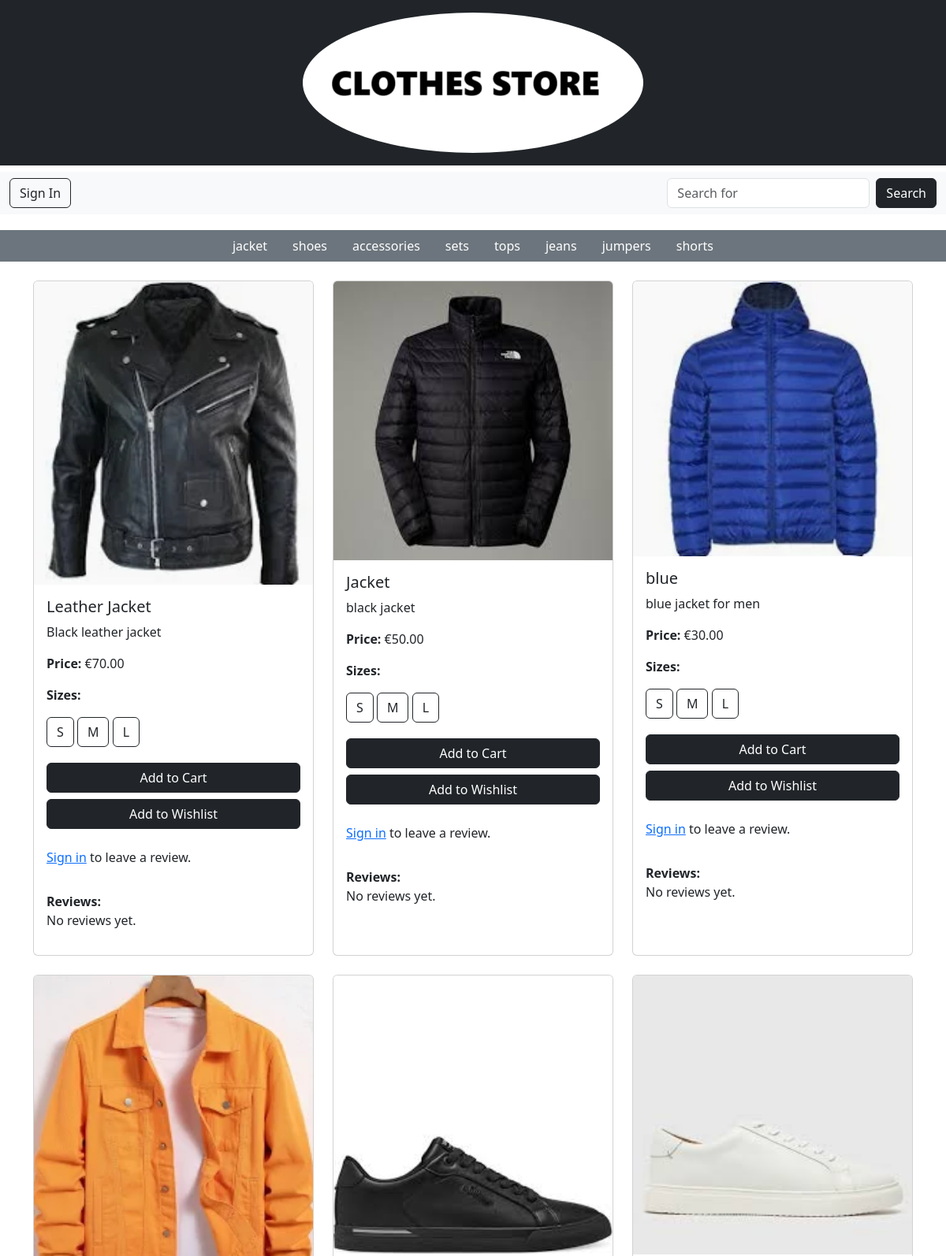
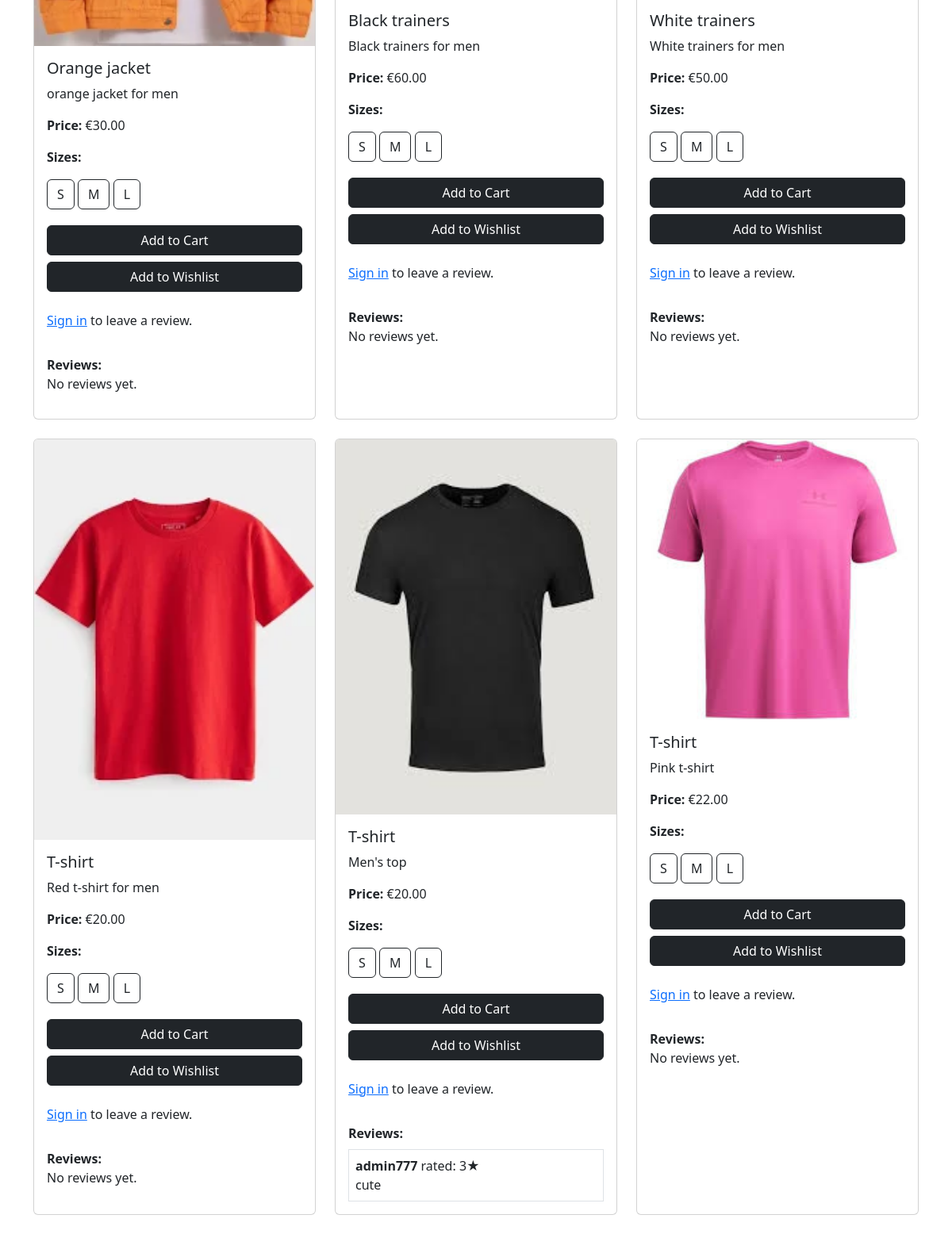
Page /store/men/ (upper part) on the committed database (2 pictures, top to bottom).
### store/models.py (models this page shows, shortened)
class Category(models.Model):
    name = models.CharField(max_length=255)
    parent = models.ForeignKey('self', on_delete=models.CASCADE, null=True, blank=True, related_name='subcategories')

class Product(models.Model):
    name = models.CharField(max_length=255)
    description = models.TextField()
    price = models.DecimalField(max_digits=10, decimal_places=2)
    category = models.ForeignKey(Category, on_delete=models.CASCADE)
    image = models.ImageField(null=True, blank=True)
    sizes = models.ManyToManyField(Size, related_name='products')
    colour = models.CharField(max_length=50, blank=True, null=True)
    quantity_in_stock = models.PositiveIntegerField(default=0)

class Size(models.Model):
    name = models.CharField(max_length=50)

### reviews/models.py (models this page shows, shortened)
class Review(models.Model):
    user = models.ForeignKey(settings.AUTH_USER_MODEL, on_delete=models.CASCADE, null=True)
    product = models.ForeignKey(Product, on_delete=models.CASCADE, related_name='reviews', null=True, blank=True)
    review_text = models.TextField()
    rating = models.PositiveIntegerField(null=True)
    helpful_count = models.PositiveIntegerField(default=0)

### cos_accounts/models.py (models this page shows)
class CustomUser(AbstractUser):
    age = models.PositiveIntegerField(null=True, blank=True)
    address = models.CharField(max_length=255, null=True, blank=True)
    groups = models.ManyToManyField(
        'auth.Group',
        related_name='cos_accounts_user_set',
        blank=True
    )
    user_permissions = models.ManyToManyField(
        'auth.Permission',
        related_name='cos_accounts_permission_user_set',
        blank=True
    )

### store/views.py (the view)
# urls.py: path('store/men/',mens_view, name='mens'),
def mens_view(request):
    men_category = get_object_or_404(Category, name__iexact="Men")
    subcategories = Category.objects.filter(parent=men_category)
    subcategory_name = request.GET.get('subcategory')
    if subcategory_name:
        subcategory = get_object_or_404(Category, name__iexact=subcategory_name, parent=men_category)
        products = Product.objects.filter(category=subcategory)
    else:
        products = Product.objects.filter(category__in=[men_category] + list(subcategories))
    return render(request, 'mens.html', {
        'products': products,
        'subcategories': subcategories,
    })

### cart/context_processors.py (called while the page is built)
def counter(request):
    item_count = 0
    if 'admin' in request.path:
        return {}
    else:
        try:
            cart = Cart.objects.filter(cart_id=_cart_id(request))
            cart_items = CartItem.objects.all().filter(cart=cart[:1])
            for cart_item in cart_items:
                item_count += cart_item.quantity
        except Cart.DoesNotExist:
            item_count = 0
    return {'item_count':item_count}

### cart/views.py (called while the page is built)
def _cart_id(request):
    cart = request.session.session_key
    if not cart:
        cart = request.session.create()
    return cart

### loyalty/context_processors.py (called while the page is built)
def loyalty_points(request):
    if request.user.is_authenticated:
        try:
            loyalty = Loyalty.objects.get(user=request.user)
        except Loyalty.DoesNotExist:
            loyalty = None
    else:
        loyalty = None
    return {'loyalty': loyalty}

### pages/templates/mens.html (shortened to what this page needs)
{% load static %}
<!DOCTYPE html>
<html lang="en">
<head>
    <link rel="stylesheet" href="{% static 'css/style.css' %}">
    <link href="https://cdn.jsdelivr.net/npm/bootstrap@5.3.3/dist/css/bootstrap.min.css" rel="stylesheet">
</head>
<body>
    <header class="bg-dark text-white py-3">
        <div class="container text-center">
            {% include 'header.html' %}
        </div>
    </header>
    {% include 'nav.html' %}
    <nav class="category-nav bg-secondary text-center mt-2">
        <ul class="nav justify-content-center">
            {% for subcategory in subcategories %}
                <li class="nav-item">
                    <a class="nav-link text-white {% if subcategory.name == selected_subcategory %}active{% endif %}"
                       href="?subcategory={{ subcategory.name }}">
                        {{ subcategory.name }}
                    </a>
                </li>
            {% endfor %}
        </ul>
    </nav>
    <div class="container mt-4">
        <div class="row">
            {% for product in products %}
                <div class="col-md-4 mb-4">
                    <div class="card h-100">
                        {% if product.image %}
                            <img src="{{ product.image.url }}" class="card-img-top" alt="{{ product.name }}">
                        {% else %}
                            <img src="{% static 'images/default.jpg' %}" class="card-img-top" alt="Default Image">
                        {% endif %}
                        <div class="card-body d-flex flex-column">
                            <h5 class="card-title">{{ product.name }}</h5>
                            <p class="card-text">{{ product.description }}</p>
                            <p><strong>Price:</strong> €{{ product.price }}</p>
                            <div class="size-buttons mb-3">
                                <p><strong>Sizes:</strong></p>
                                {% for size in product.sizes.all %}
                                    <button class="btn btn-outline-dark size-btn mb-1" data-product-id="{{ product.id }}" data-size-id="{{ size.id }}">
                                        {{ size.name }}
                                    </button>
                                {% endfor %}
                            </div>
                            <a href="#" class="btn btn-dark add-to-cart mb-2" data-product-id="{{ product.id }}">
                                Add to Cart
                            </a>
                            <a href="#" class="btn btn-dark add-to-wishlist mb-3">Add to Wishlist</a>
                            {% if user.is_authenticated %}
                                <form method="post" action="{% url 'submit_review' %}">
                                    {% csrf_token %}
                                    <input type="hidden" name="product" value="{{ product.id }}">
                                    <div class="mb-2">
                                        <label for="review-text-{{ product.id }}" class="form-label"><strong>Review</strong></label>
                                        <textarea name="review_text" id="review-text-{{ product.id }}" rows="3" class="form-control" placeholder="Write your review..."></textarea>
                                    </div>
                                    <div class="mb-2">
                                        <label for="rating-{{ product.id }}" class="form-label"><strong>Rating</strong></label>
                                        <select name="rating" id="rating-{{ product.id }}" class="form-control">
                                            {% for i in "12345" %}
                                                <option value="{{ i }}">{{ i }}</option>
                                            {% endfor %}
                                        </select>
                                    </div>
                                    <button type="submit" class="btn btn-sm btn-outline-dark">Submit Review</button>
                                </form>
                            {% else %}
                                <p class="mt-2"><a href="{% url 'cos_accounts:signin' %}">Sign in</a> to leave a review.</p>
                            {% endif %}
                            <div class="mt-3">
                                <strong>Reviews:</strong>
                                {% for review in product.reviews.all %}
                                    <div class="border p-2 mt-2">
                                        <strong>{{ review.user.username }}</strong> rated: {{ review.rating }}★<br>
                                        {{ review.review_text }}
                                    </div>
                                {% empty %}
                                    <p>No reviews yet.</p>
                                {% endfor %}
                            </div>
                        </div>
                    </div>
                </div>
            {% empty %}
                <p class="text-center">No products available in this category.</p>
            {% endfor %}
        </div>
    </div>
</body>
</html>

### rows in the picture
Category: name "jacket"
Category: name "shoes"
Category: name "accessories"
Category: name "sets"
Category: name "tops"
Category: name "jeans"
Category: name "jumpers"
Category: name "shorts"
Product: image (picture), name "Leather Jacket", description "Black leather jacket", price "70.00"
Size: name "S"
Size: name "M"
Size: name "L"
Product: image (picture), name "Jacket", description "black jacket", price "50.00"
Product: image (picture), name "blue", description "blue jacket for men", price "30.00"
Product: image (picture), name "Orange jacket", description "orange jacket for men", price "30.00"
Product: image (picture), name "Black trainers", description "Black trainers for men", price "60.00"
Product: image (picture), name "White trainers", description "White trainers for men", price "50.00"
Product: image (picture), name "T-shirt", description "Red t-shirt for men", price "20.00"
Product: image (picture), name "T-shirt", description "Men's top", price "20.00"
Review: user.username "admin777", rating "3", review_text "cute"
Product: image (picture), name "T-shirt", description "Pink t-shirt", price "22.00"
